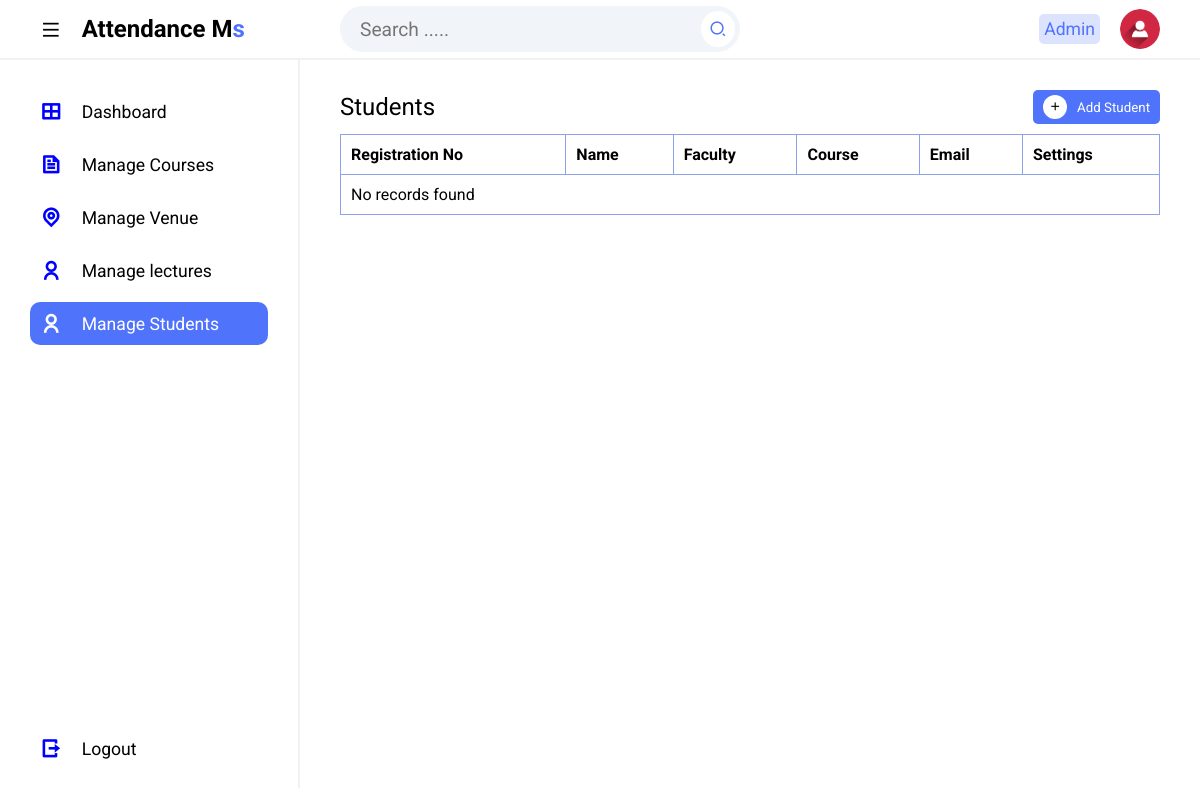
The page /manage-students (signed in) on the database as committed earlier.
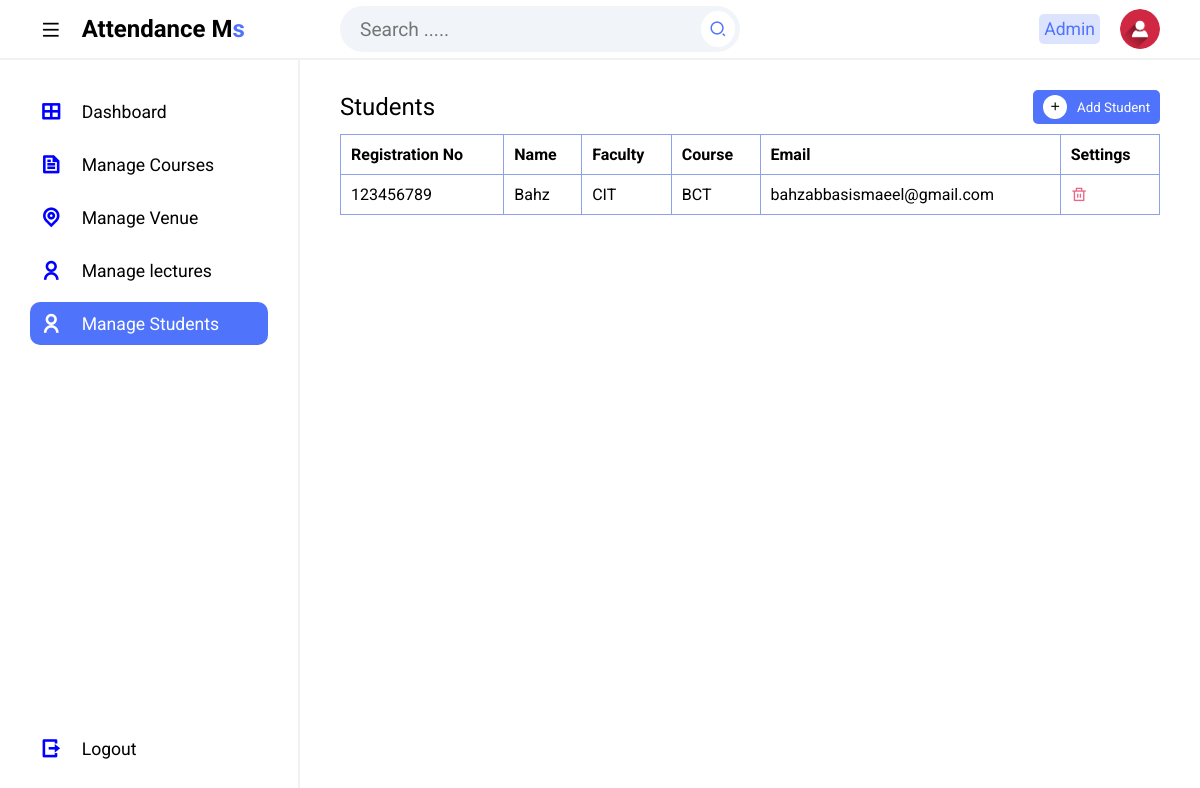
The same page on the database as committed later.
### tables this page shows
CREATE TABLE `tblstudents` (
  `Id` int(10) NOT NULL,
  `firstName` varchar(255) NOT NULL,
  `lastName` varchar(255) NOT NULL,
  `registrationNumber` varchar(255) NOT NULL,
  `email` varchar(50) NOT NULL,
  `faculty` varchar(10) NOT NULL,
  `courseCode` varchar(20) NOT NULL,
  `studentImage` varchar(300) NOT NULL,
  `dateRegistered` varchar(50) NOT NULL
);

### resources/lib/php_functions.php (called while the page is built, shortened)
<?php
function fetch($sql)
{
    global $pdo;
    $stmt = $pdo->query($sql);
    $result = $stmt->fetchAll(PDO::FETCH_ASSOC);
    return $result;
}

### resources/pages/administrator/manage-students.php (the view, shortened to what this page needs)
<!DOCTYPE html>
<html lang="en">
<head>
    <link rel="stylesheet" href="resources/assets/css/admin_styles.css">
    <link rel="stylesheet" href="https://cdnjs.cloudflare.com/ajax/libs/font-awesome/6.5.1/css/all.min.css">
    <link href="https://cdnjs.cloudflare.com/ajax/libs/remixicon/4.2.0/remixicon.css" rel="stylesheet">
</head>
<body>
    <?php include 'includes/topbar.php'; ?>
    <section class=main>
        <?php include "Includes/sidebar.php"; ?>
        <div class="main--content">
            <div class="table-container">
                <div class="title" id="showButton">
                    <h2 class="section--title">Students</h2>
                    <button class="add"><i class="ri-add-line"></i>Add Student</button>
                </div>
                <div class="table">
                    <table>
                        <thead>
                            <tr>
                                <th>Registration No</th>
                                <th>Name</th>
                                <th>Faculty</th>
                                <th>Course</th>
                                <th>Email</th>
                                <th>Settings</th>
                            </tr>
                        </thead>
                        <tbody>
                            <?php
                            $sql = "SELECT * FROM tblstudents";
                            $result = fetch($sql);
                            if ($result) {
                                foreach ($result as $row) {
                                    echo "<tr id='rowstudents{$row["Id"]}'>";
                                    echo "<td>" . $row["registrationNumber"] . "</td>";
                                    echo "<td>" . $row["firstName"] . "</td>";
                                    echo "<td>" . $row["faculty"] . "</td>";
                                    echo "<td>" . $row["courseCode"] . "</td>";
                                    echo "<td>" . $row["email"] . "</td>";
                                    echo "<td><span><i class='ri-delete-bin-line delete' data-id='{$row["Id"]}' data-name='students'></i></span></td>";
                                    echo "</tr>";
                                }
                            } else {
                                echo "<tr><td colspan='6'>No records found</td></tr>";
                            }
                            ?>
                        </tbody>
                    </table>
                </div>
            </div>
    </section>
</body>
</html>

Rows that differ between the two databases and show on the page:
added tblstudents: registrationNumber "123456789", firstName "Bahz", faculty "CIT", courseCode "BCT", email "bahzabbasismaeel@gmail.com"
Other text that changed with them:
text no longer shown: "No records found"
